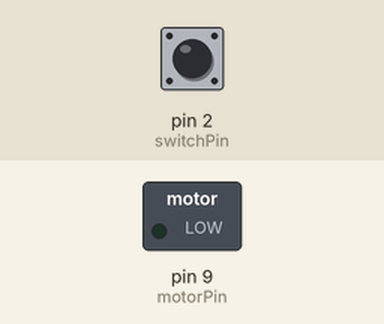
This sketch was run on a simulated Arduino Uno, built with avr-gcc and run on an emulated ATmega328P. Parts: switched loads named in the sketch (green lamp = pin HIGH). The inputs (shaded band) are chosen by the test bench; at power-on: pin 2 (switchPin) LOW.

Above: at 1.2 s.
1.3 s: pin 2 (switchPin) pulled HIGH for 0.15 s
At 1.37 s:
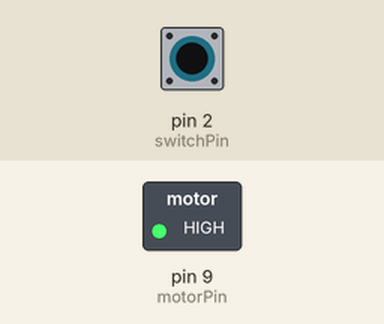
2.9 s: pin 2 (switchPin) pulled HIGH for 3.2 s
At 7.5 s:
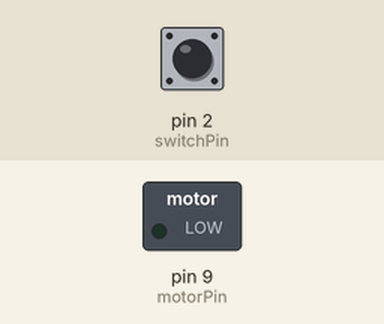
Timing chart, 0 to 9.0 s (numbered marks = the images above; inputs shaded):
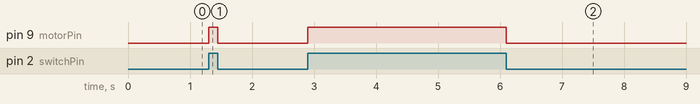

The sketch:

Mira_Servosteuerung.ino.ino
```cpp
// ToDos
// - Grenzwerte setzen
// - Geschwindigkeits-Input
// - Servo 2
// - Servo 3


// Variablen
const int switchPin = 2;
const int motorPin = 9;
int switchState = 0;


void setup() {
  // put your setup code here, to run once:
  pinMode(motorPin, OUTPUT);
  pinMode(switchPin, INPUT);
}

void loop() {
  // put your main code here, to run repeatedly:
  switchState = digitalRead(switchPin);

  if (switchState == HIGH) {
    digitalWrite(motorPin, HIGH);
  }
  else {
    digitalWrite(motorPin, LOW);
  }
}
```

PWM.cpp
```cpp
#include "PWM.hpp"

const byte MAX_ISR_COUNT = 20;

byte isr_count = 0;
byte isr_pin[MAX_ISR_COUNT];
unsigned int isr_value[MAX_ISR_COUNT];
bool isr_last_state[MAX_ISR_COUNT];
bool isr_trigger_state[MAX_ISR_COUNT];
unsigned long isr_timer[MAX_ISR_COUNT];
unsigned long isr_age[MAX_ISR_COUNT];

void ISR_generic(byte isr) {
    unsigned long now = micros();
    bool state_now = digitalRead(isr_pin[isr]);
    if (state_now != isr_last_state[isr]) {
        if (state_now == isr_trigger_state[isr]) {
            isr_timer[isr] = now;
        } else {
            isr_value[isr] = (unsigned int)(now - isr_timer[isr]);
            isr_age[isr] = now;
        }
        isr_last_state[isr] = state_now;
    }
}

void ISR_0() {
    ISR_generic(0);
}

void ISR_1() {
    ISR_generic(1);
}

void ISR_2() {
    ISR_generic(2);
}

void ISR_3() {
    ISR_generic(3);
}

void ISR_4() {
    ISR_generic(4);
}

void ISR_5() {
    ISR_generic(5);
}

void ISR_6() {
    ISR_generic(6);
}

void ISR_7() {
    ISR_generic(7);
}

void ISR_8() {
    ISR_generic(8);
}

void ISR_9() {
    ISR_generic(9);
}

void ISR_10() {
    ISR_generic(10);
}

void ISR_11() {
    ISR_generic(11);
}

void ISR_12() {
    ISR_generic(12);
}

void ISR_13() {
    ISR_generic(13);
}

void ISR_14() {
    ISR_generic(14);
}

void ISR_15() {
    ISR_generic(15);
}

void ISR_16() {
    ISR_generic(16);
}

void ISR_17() {
    ISR_generic(17);
}

void ISR_18() {
    ISR_generic(18);
}

void ISR_19() {
    ISR_generic(19);
}

PWM::PWM(byte pin) {
    my_isr = isr_count;
    isr_count++;

    isr_pin[my_isr] = pin;
    pinMode(isr_pin[my_isr], INPUT);
}

int PWM::begin(bool measure_pulse_high) {
    isr_last_state[my_isr] = digitalRead(isr_pin[my_isr]);
    isr_trigger_state[my_isr] = measure_pulse_high;

    switch (my_isr) {
        case 0:
            attachInterrupt(digitalPinToInterrupt(isr_pin[my_isr]), ISR_0, CHANGE);
            break;
        case 1:
            attachInterrupt(digitalPinToInterrupt(isr_pin[my_isr]), ISR_1, CHANGE);
            break;
        case 2:
            attachInterrupt(digitalPinToInterrupt(isr_pin[my_isr]), ISR_2, CHANGE);
            break;
        case 3:
            attachInterrupt(digitalPinToInterrupt(isr_pin[my_isr]), ISR_3, CHANGE);
            break;
        case 4:
            attachInterrupt(digitalPinToInterrupt(isr_pin[my_isr]), ISR_4, CHANGE);
            break;
        case 5:
            attachInterrupt(digitalPinToInterrupt(isr_pin[my_isr]), ISR_5, CHANGE);
            break;
        case 6:
            attachInterrupt(digitalPinToInterrupt(isr_pin[my_isr]), ISR_6, CHANGE);
            break;
        case 7:
            attachInterrupt(digitalPinToInterrupt(isr_pin[my_isr]), ISR_7, CHANGE);
            break;
        case 8:
            attachInterrupt(digitalPinToInterrupt(isr_pin[my_isr]), ISR_8, CHANGE);
            break;
        case 9:
            attachInterrupt(digitalPinToInterrupt(isr_pin[my_isr]), ISR_9, CHANGE);
            break;
        case 10:
            attachInterrupt(digitalPinToInterrupt(isr_pin[my_isr]), ISR_10, CHANGE);
            break;
        case 11:
            attachInterrupt(digitalPinToInterrupt(isr_pin[my_isr]), ISR_11, CHANGE);
            break;
        case 12:
            attachInterrupt(digitalPinToInterrupt(isr_pin[my_isr]), ISR_12, CHANGE);
            break;
        case 13:
            attachInterrupt(digitalPinToInterrupt(isr_pin[my_isr]), ISR_13, CHANGE);
            break;
        case 14:
            attachInterrupt(digitalPinToInterrupt(isr_pin[my_isr]), ISR_14, CHANGE);
            break;
        case 15:
            attachInterrupt(digitalPinToInterrupt(isr_pin[my_isr]), ISR_15, CHANGE);
            break;
        case 16:
            attachInterrupt(digitalPinToInterrupt(isr_pin[my_isr]), ISR_16, CHANGE);
            break;
        case 17:
            attachInterrupt(digitalPinToInterrupt(isr_pin[my_isr]), ISR_17, CHANGE);
            break;
        case 18:
            attachInterrupt(digitalPinToInterrupt(isr_pin[my_isr]), ISR_18, CHANGE);
            break;
        case 19:
            attachInterrupt(digitalPinToInterrupt(isr_pin[my_isr]), ISR_19, CHANGE);
            break;
        default:
            return -1; // Error.
    }
    return 0; // Success.
}

unsigned int PWM::getValue() {
    return isr_value[my_isr];
}

void PWM::end() {
    detachInterrupt(digitalPinToInterrupt(isr_pin[my_isr]));
}

unsigned long PWM::getAge() {
    return (micros() - isr_age[my_isr]);
}
```

PWM.hpp
```cpp
#include <Arduino.h>

class PWM {
    byte my_isr;

public:
    PWM(byte pin);

    /**
     Enables interrupt.

     @param measure_pulse_high true: High Pulse duration is measured (normal pwm), false: Low Pulse duration is measured (inverted pwm).

     @return 0 Success.
     @return -1 Error.
     */
    int begin(bool measure_pulse_high);

    /**
     Returns the most recent PWM value received.

     @return PWM duration in microseconds.
     */
    unsigned int getValue();

    /**
     Returns the age of recent PWM value.

     @return Age in microseconds.
     */
    unsigned long getAge();

    /**
     Disables interrupt.
     */
    void end();
};
```

Measured:
- after the input at 1.3 s, pin 9 (motorPin): LOW → HIGH at once, → LOW 0.15 s later
- after the input at 2.9 s, pin 9 (motorPin): LOW → HIGH at once, → LOW 3.2 s later
